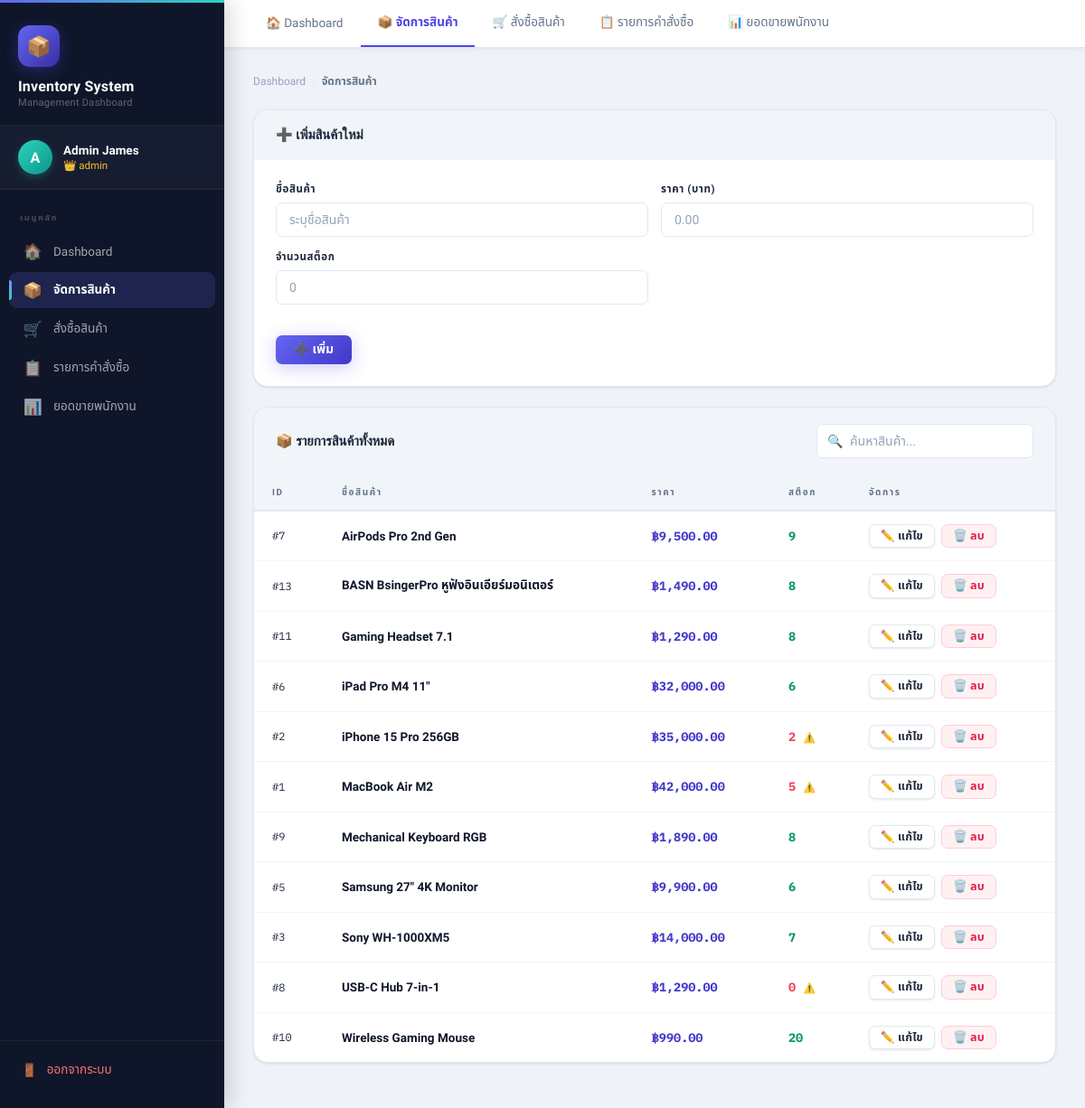
Screenshot of /Database/products.php (signed in) with the database file from the repository.
### tables this page shows
CREATE TABLE `products` (
  `product_id` int(11) NOT NULL,
  `product_name` varchar(150) NOT NULL,
  `price` decimal(12,2) NOT NULL DEFAULT 0.00,
  `stock` int(11) NOT NULL DEFAULT 0,
  `category_id` int(11) DEFAULT NULL,
  `is_active` tinyint(1) NOT NULL DEFAULT 1,
  `created_at` datetime NOT NULL DEFAULT current_timestamp(),
  `updated_at` datetime NOT NULL DEFAULT current_timestamp() ON UPDATE current_timestamp()
);

### Database/products.php (the view, shortened to what this page needs)
<?php
include "db.php";
$user   = $_SESSION['user'];
$result = $conn->query("SELECT * FROM products ORDER BY product_name ASC");
?>
<!DOCTYPE html>
<html lang="th">
<head>
    <link rel="stylesheet" href="../Front/style.css">
</head>
<body class="dashboard-body">
<aside class="sidebar">
    <div class="sidebar-brand">
        <div class="brand-icon">📦</div>
        <div class="brand-title">Inventory System</div>
        <div class="brand-sub">Management Dashboard</div>
    </div>
    <div class="sidebar-user">
        <div class="user-avatar"><?php echo strtoupper(mb_substr($user['name'],0,1)); ?></div>
        <div>
            <div class="user-name"><?php echo htmlspecialchars($user['name']); ?></div>
            <div class="user-role">👑 <?php echo htmlspecialchars($user['role']); ?></div>
        </div>
    </div>
    <nav class="sidebar-nav">
        <div class="nav-label">เมนูหลัก</div>
        <a href="dashboard.php" class="nav-item"><span class="nav-icon">🏠</span> Dashboard</a>
        <a href="products.php"  class="nav-item active"><span class="nav-icon">📦</span> จัดการสินค้า</a>
        <a href="orders.php"    class="nav-item"><span class="nav-icon">🛒</span> สั่งซื้อสินค้า</a>
        <a href="order_list.php" class="nav-item"><span class="nav-icon">📋</span> รายการคำสั่งซื้อ</a>
        <a href="staff_sales.php" class="nav-item"><span class="nav-icon">📊</span> ยอดขายพนักงาน</a>
    </nav>
    <div class="sidebar-logout">
        <a href="logout.php" class="logout-btn"><span>🚪</span> ออกจากระบบ</a>
    </div>
</aside>
<div class="dash-main">
    <nav class="topnav">
        <a href="dashboard.php"  class="topnav-tab">🏠 Dashboard</a>
        <a href="products.php"   class="topnav-tab active">📦 จัดการสินค้า</a>
        <a href="orders.php"     class="topnav-tab">🛒 สั่งซื้อสินค้า</a>
        <a href="order_list.php" class="topnav-tab">📋 รายการคำสั่งซื้อ</a>
        <a href="staff_sales.php" class="topnav-tab">📊 ยอดขายพนักงาน</a>
    </nav>
    <div class="page-content">
        <div class="breadcrumb">
            <a href="dashboard.php">Dashboard</a>
            <span class="sep">›</span>
            <span class="current">จัดการสินค้า</span>
        </div>
        <div class="card">
            <div class="card-header">
                <h2>➕ เพิ่มสินค้าใหม่</h2>
            </div>
            <div class="card-body">
                <form action="add_product.php" method="post">
                    <div class="product-form-grid">
                        <div class="form-group">
                            <label>ชื่อสินค้า</label>
                            <input class="form-control" type="text" name="name"
                                   placeholder="ระบุชื่อสินค้า" required>
                        </div>
                        <div class="form-group">
                            <label>ราคา (บาท)</label>
                            <input class="form-control" type="number" name="price"
                                   step="0.01" min="0" placeholder="0.00" required>
                        </div>
                        <div class="form-group">
                            <label>จำนวนสต็อก</label>
                            <input class="form-control" type="number" name="quantity"
                                   min="0" placeholder="0" required>
                        </div>
                        <div class="form-group">
                            <label>&nbsp;</label>
                            <button type="submit" class="btn btn-primary">➕ เพิ่ม</button>
                        </div>
                    </div>
                </form>
            </div>
        </div>
        <div class="card">
            <div class="card-header">
                <h2>📦 รายการสินค้าทั้งหมด</h2>
                <div class="search-wrap">
                    <span class="search-icon">🔍</span>
                    <input class="form-control" type="text" id="search-products"
                           placeholder="ค้นหาสินค้า...">
                </div>
            </div>
            <div class="table-wrap">
                <table class="data-table">
                    <thead>
                        <tr>
                            <th>ID</th>
                            <th>ชื่อสินค้า</th>
                            <th>ราคา</th>
                            <th>สต็อก</th>
                            <th>จัดการ</th>
                        </tr>
                    </thead>
                    <tbody id="products-tbody">
                    <?php while ($row = $result->fetch_assoc()): ?>
                        <tr class="product-row">
                            <td class="col-id">#<?php echo $row['product_id']; ?></td>
                            <td class="col-name"><?php echo htmlspecialchars($row['product_name']); ?></td>
                            <td class="col-price"><?php echo number_format($row['price'], 2); ?></td>
                            <td class="col-stock"><?php echo $row['stock']; ?></td>
                            <td>
                                <div class="col-actions">
                                    <a href="edit_product.php?id=<?php echo $row['product_id']; ?>"
                                       class="btn btn-ghost btn-sm">✏️ แก้ไข</a>
                                    <a href="delete_product.php?id=<?php echo $row['product_id']; ?>"
                                       class="btn btn-danger-soft btn-sm btn-delete-product"
                                       data-name="<?php echo htmlspecialchars($row['product_name']); ?>">
                                       🗑️ ลบ
                                    </a>
                                </div>
                            </td>
                        </tr>
                    <?php endwhile; ?>
                    </tbody>
                </table>
            </div>
        </div>
    </div>
</div>
</body>
</html>

### rows the page displays
products: product_id "7", product_name "AirPods Pro 2nd Gen", price "฿9,500.00", stock "9"
products: product_id "13", product_name "BASN BsingerPro หูฟังอินเอียร์มอนิเตอร์", price "฿1,490.00", stock "8"
products: product_id "11", product_name "Gaming Headset 7.1", price "฿1,290.00", stock "8"
products: product_id "6", product_name "iPad Pro M4 11\"", price "฿32,000.00", stock "6"
products: product_id "2", product_name "iPhone 15 Pro 256GB", price "฿35,000.00", stock "2"
products: product_id "1", product_name "MacBook Air M2", price "฿42,000.00", stock "5"
products: product_id "9", product_name "Mechanical Keyboard RGB", price "฿1,890.00", stock "8"
products: product_id "5", product_name "Samsung 27\" 4K Monitor", price "฿9,900.00", stock "6"
products: product_id "3", product_name "Sony WH-1000XM5", price "฿14,000.00", stock "7"
products: product_id "8", product_name "USB-C Hub 7-in-1", price "฿1,290.00", stock "0"
products: product_id "10", product_name "Wireless Gaming Mouse", price "฿990.00", stock "20"

### other values shown
mb_substr($user['name'],0,1) "A"
$user['name'] "Admin James"
$user['role'] "admin"
